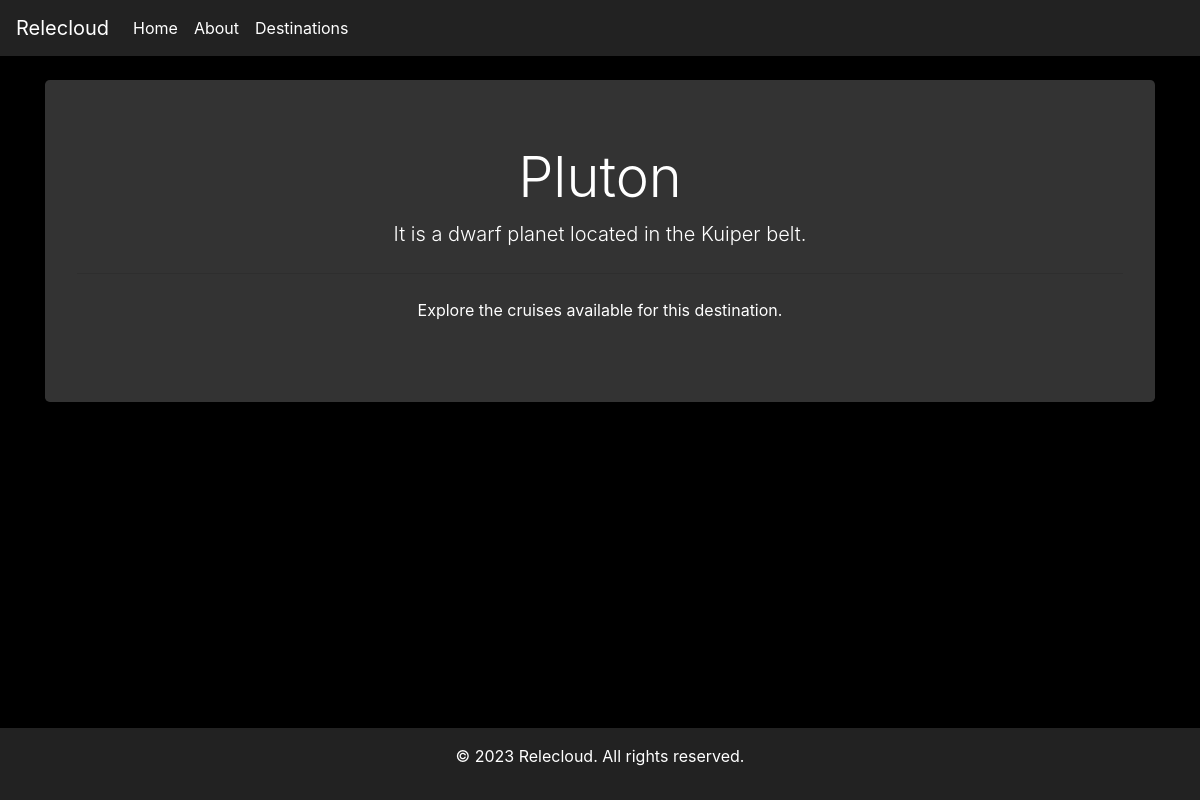
Screenshot of /destination/4/ with the database file from the repository.
### relecloud/models.py (models this page shows, shortened)
class Destination(models.Model):
    name = models.CharField(
        max_length=100,
        null=False,
        unique=True,
        blank=False
    )
    description = models.TextField(
        max_length=2000,
        null=False,
        blank=False
    )

### relecloud/views.py (the view)
# urls.py: path('destination/<int:destination_id>/', destination_detail, name='destination_detail'),
def destination_detail(request, destination_id):
    destination = get_object_or_404(Destination, id=destination_id)
    cruises = Cruise.objects.filter(destination=destination)
    return render(request, 'destination_detail.html', {'destination': destination, 'cruises': cruises})

### relecloud/templates/destination_detail.html (shortened to what this page needs)
{% extends 'base.html' %} {% block title %}ReleCloud - {{ destination.name }}{% endblock %} {% block content %}
<div class="jumbotron text-center">
    <h1 class="display-4">{{ destination.name }}</h1>
    <p class="lead">{{ destination.description }}</p>
    <hr class="my-4">
    <p>Explore the cruises available for this destination.</p>
</div>
{% endblock %}

### relecloud/templates/base.html (style rules this page uses)
body { display: flex; flex-direction: column; min-height: 100vh; background-color: #000; color: #fff; }
.jumbotron { background-color: #333; color: #fff; }

### rows the page displays
Destination: name "Pluton", description "It is a dwarf planet located in the Kuiper belt."
